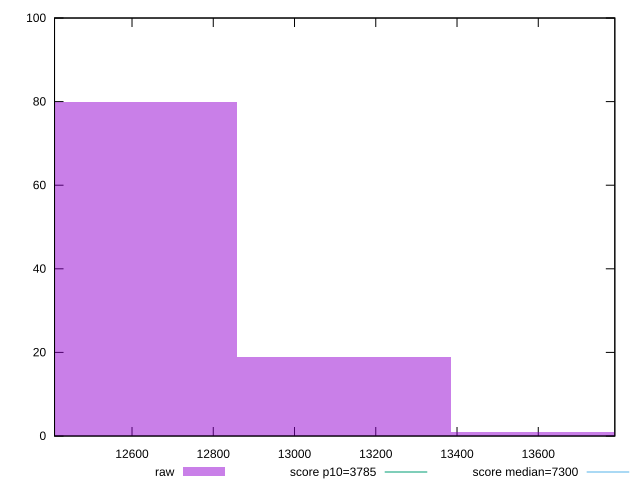

The script that saved this image:
reset

$raw <<EOF
13646.640355514604 1
12596.898789705789 80
13121.769572610196 19
EOF

set key outside below
set boxwidth 524.8707829044079
set xrange [12409.296:13788.428999999996]
set yrange [0:100]
set trange [0:100]
set style fill transparent solid 0.5 noborder

set parametric
set terminal svg size 640, 490 enhanced background rgb 'white'
set output "reports/report_00031_2021-02-24T23-18-18.084Z/interactive/samples/music/raw/histogram.svg"

plot $raw title "raw" with boxes, \
     3785,t title "score p10=3785", \
     7300,t title "score median=7300"

reset
